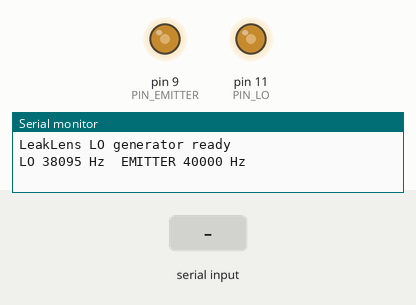
Simulated run of this sketch. Board: Arduino Uno, built with avr-gcc and run on an emulated ATmega328P. On the bench: output pins drawn as LEDs (lit = HIGH), the last lines printed to the serial monitor. The test bench sets the inputs (shaded band).

Above: at 1.2 s.
1.3 s: "L\n" received over Serial
At 2.8 s:
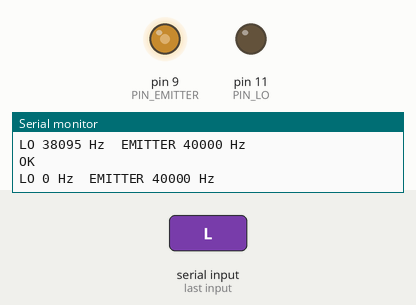
3.8 s: byte 69 ('E') received over Serial
At 5.9 s:
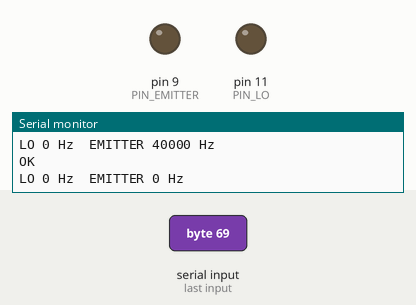
Timing chart, 0 to 7.4 s (numbered marks = the images above; inputs shaded):
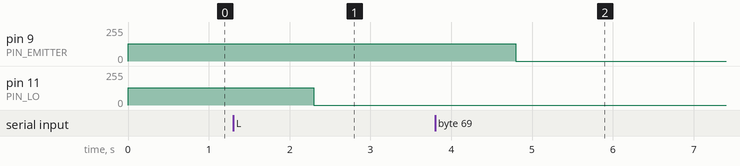

Measured:
- after the input at 1.3 s, pin 11 (PIN_LO): 128/255 → 0/255 after 1.0 s
- after the input at 3.8 s, pin 9 (PIN_EMITTER): 128/255 → 0/255 after 1.0 s

The sketch:

lo_generator.ino
```cpp
/*
 * LeakLens - local oscillator + reference emitter
 * ------------------------------------------------
 * Standalone sketch for a spare Arduino Uno / Nano (ATmega328P @ 16 MHz).
 * Use this on DAY 1, before the UNO Q arrives.
 *
 * Two independent outputs:
 *
 *   PIN 11 (OC2A)  38 kHz  -> local oscillator for the mixer
 *   PIN  9 (OC1A)  40 kHz  -> drives an MA40S4S transmitter, your reference
 *                             source for beam characterisation and for testing
 *                             the receive chain without needing compressed air
 *
 * WHY TWO SEPARATE TIMERS
 * Timer0 runs millis()/delay() - leave it alone.
 * Timer1 is 16-bit, good for the precise 40 kHz emitter.
 * Timer2 is 8-bit, adequate for the LO.
 * The main firmware (leaklens_mcu.ino) needs Timer1 for the Servo library, which
 * is why the LO lives on Timer2 there too. Keep that consistent.
 *
 * SERIAL COMMANDS (250000 baud)
 *   L <hz>     set LO frequency, e.g.  L 38000
 *   E <hz>     set emitter frequency,  e.g.  E 40000
 *   E 0        emitter off
 *   S          report current settings
 *
 * TUNING TIP
 * Sweep the LO from 36000 to 40000 while watching tools/capture.py. Your
 * transducer's true resonance is rarely exactly 40.0 kHz - find the LO setting
 * that puts the difference tone where you want it and gives the biggest
 * response, then hard code that value.
 */

const uint8_t PIN_LO      = 11;   // OC2A
const uint8_t PIN_EMITTER = 9;    // OC1A

uint32_t loHz = 38000;
uint32_t emHz = 40000;

/* ---------------------------------------------------------------- Timer2
 * CTC mode, toggle OC2A.
 *   f = F_CPU / (2 * N * (1 + OCR2A))
 * With N = 1 (no prescale) and OCR2A 8-bit, the reachable range is roughly
 * 31.4 kHz (OCR=255) to 8 MHz. 38 kHz -> OCR2A = 209.
 */
bool setLO(uint32_t hz) {
  if (hz == 0) {                     // off
    TCCR2A = 0; TCCR2B = 0;
    pinMode(PIN_LO, OUTPUT); digitalWrite(PIN_LO, LOW);
    loHz = 0;
    return true;
  }
  uint32_t ocr = (F_CPU / (2UL * hz));
  if (ocr < 1 || ocr > 256) return false;
  ocr -= 1;

  pinMode(PIN_LO, OUTPUT);
  TCCR2A = _BV(COM2A0) | _BV(WGM21);   // toggle OC2A on compare, CTC
  TCCR2B = _BV(CS20);                  // no prescaler
  OCR2A  = (uint8_t)ocr;
  TCNT2  = 0;
  loHz = F_CPU / (2UL * (ocr + 1));     // actual, not requested
  return true;
}

/* ---------------------------------------------------------------- Timer1
 * CTC mode, toggle OC1A. 16-bit so the frequency resolution is much finer.
 * 40 kHz -> OCR1A = 199 exactly, which is a nice round 40.000 kHz.
 *
 * NOTE ON DRIVE LEVEL
 * A single 5 V pin gives ~5 Vpp across the MA40S4S, which is enough for bench
 * work at a metre or two. If you need more range, drive it push-pull from two
 * inverted outputs, or through a couple of 74HC04 sections in parallel, for
 * ~10 Vpp. The transducer is rated well above this.
 */
bool setEmitter(uint32_t hz) {
  if (hz == 0) {
    TCCR1A = 0; TCCR1B = 0;
    pinMode(PIN_EMITTER, OUTPUT); digitalWrite(PIN_EMITTER, LOW);
    emHz = 0;
    return true;
  }
  uint32_t ocr = (F_CPU / (2UL * hz));
  if (ocr < 1 || ocr > 65536) return false;
  ocr -= 1;

  pinMode(PIN_EMITTER, OUTPUT);
  TCCR1A = _BV(COM1A0);                        // toggle OC1A
  TCCR1B = _BV(WGM12) | _BV(CS10);             // CTC, no prescaler
  OCR1A  = (uint16_t)ocr;
  TCNT1  = 0;
  emHz = F_CPU / (2UL * (ocr + 1));
  return true;
}

void report() {
  Serial.print(F("LO ")); Serial.print(loHz);
  Serial.print(F(" Hz  EMITTER ")); Serial.print(emHz);
  Serial.println(F(" Hz"));
}

void setup() {
  Serial.begin(250000);          // 0% baud error at 16 MHz, unlike 115200
  setLO(loHz);
  setEmitter(emHz);
  Serial.println(F("LeakLens LO generator ready"));
  report();
}

void loop() {
  if (!Serial.available()) return;

  char cmd = Serial.read();
  if (cmd == '\n' || cmd == '\r') return;

  uint32_t val = Serial.parseInt();
  while (Serial.available() && (Serial.peek() == '\n' || Serial.peek() == '\r'))
    Serial.read();

  switch (cmd) {
    case 'L': case 'l':
      Serial.println(setLO(val) ? F("OK") : F("ERR range"));
      report();
      break;
    case 'E': case 'e':
      Serial.println(setEmitter(val) ? F("OK") : F("ERR range"));
      report();
      break;
    case 'S': case 's':
      report();
      break;
    default:
      Serial.println(F("ERR unknown"));
  }
}
```
